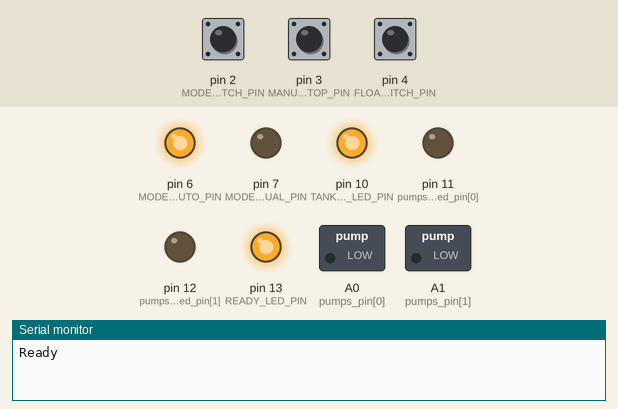
Recording of a sketch running on a simulated Arduino Uno, built with avr-gcc and run on an emulated ATmega328P. Shown: switched loads named in the sketch (green lamp = pin HIGH), output pins drawn as LEDs (lit = HIGH), the last lines printed to the serial monitor. The inputs (shaded band) are chosen by the test bench; at power-on: pin 4 (FLOAT_SWITCH_PIN) HIGH, pin 2 (MODE_SWITCH_PIN) HIGH, pin 3 (MANUAL_START_STOP_PIN) HIGH.

Above: at 1.2 s.
1.3 s: pin 4 (FLOAT_SWITCH_PIN) pulled LOW for 3.2 s
At 1.8 s:
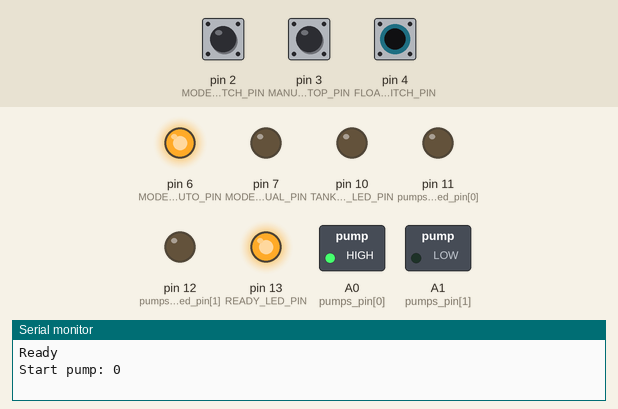
6.0 s: pin 2 (MODE_SWITCH_PIN) pulled LOW for 0.15 s
At 6.6 s:
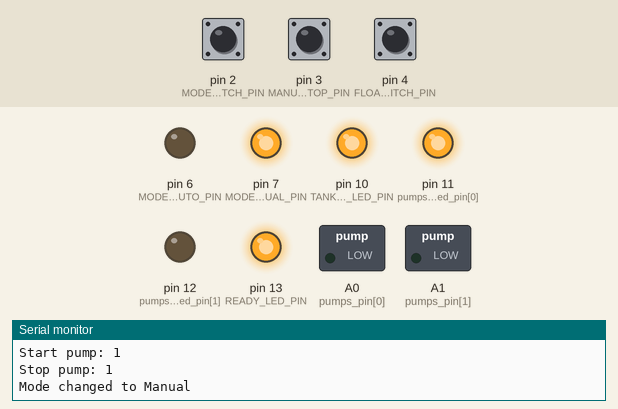
7.6 s: pin 3 (MANUAL_START_STOP_PIN) pulled LOW for 0.15 s
At 8.8 s:
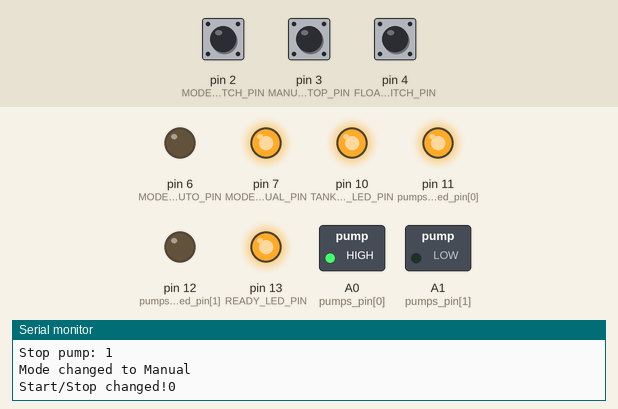
9.2 s: pin 2 (MODE_SWITCH_PIN) pulled LOW for 1 s
At 10.2 s:
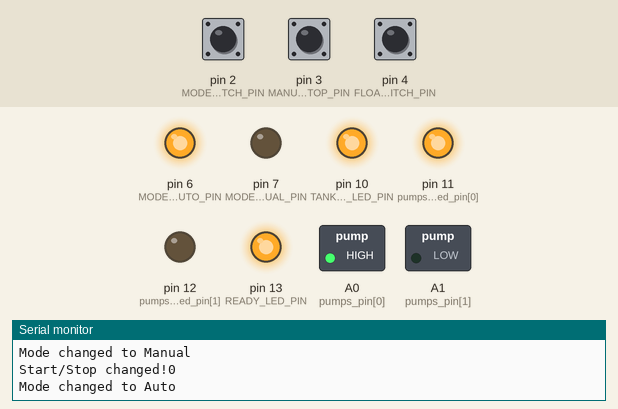
13.2 s: pin 4 (FLOAT_SWITCH_PIN) pulled LOW for 0.15 s
At 15.3 s:
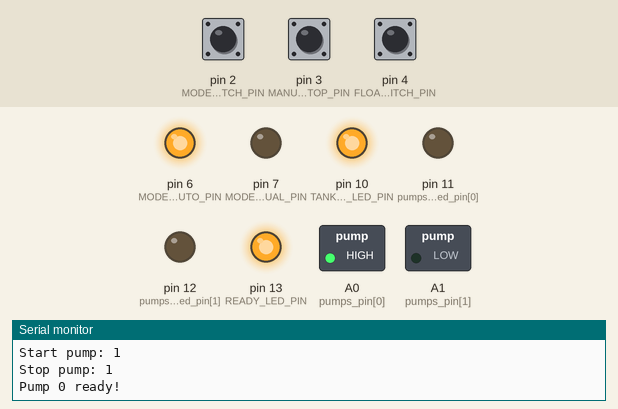
15.7 s: pin 2 (MODE_SWITCH_PIN) pulled LOW for 0.15 s
At 16.4 s:
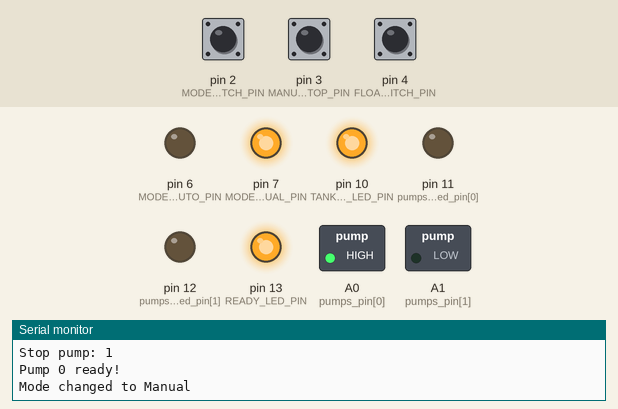
Timing chart, 0 to 18.3 s (numbered marks = the images above; inputs shaded):
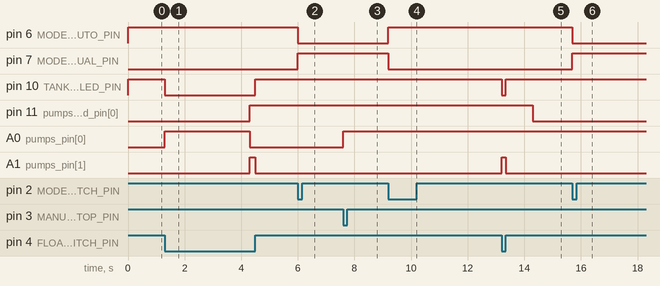

Measured:
- after the input at 1.3 s, pin 10 (TANK_FULL_LED_PIN): HIGH → LOW at once, → HIGH 3.2 s later; pin 11 (pumps_sleep_led_pin[0]): LOW → HIGH after 3.0 s; A0 (pumps_pin[0]): LOW → HIGH at once, → LOW 3.0 s later; A1 (pumps_pin[1]): LOW → HIGH after 3.0 s, → LOW 0.20 s later
- after the input at 6.0 s, pin 6 (MODE_LED_AUTO_PIN): HIGH → LOW at once; pin 7 (MODE_LED_MANUAL_PIN): LOW → HIGH at once
- after the input at 7.6 s, A0 (pumps_pin[0]): LOW → HIGH at once
- after the input at 9.2 s, pin 6 (MODE_LED_AUTO_PIN): LOW → HIGH at once; pin 7 (MODE_LED_MANUAL_PIN): HIGH → LOW at once
- after the input at 13.2 s, pin 10 (TANK_FULL_LED_PIN): HIGH → LOW at once, → HIGH 0.15 s later; A1 (pumps_pin[1]): LOW → HIGH at once, → LOW 0.15 s later
- after the input at 15.7 s, pin 6 (MODE_LED_AUTO_PIN): HIGH → LOW at once; pin 7 (MODE_LED_MANUAL_PIN): LOW → HIGH at once

The sketch:

water-pumps-balancer.ino
```cpp
#define PUMP_COUNT 2
#define FLOAT_SWITCH_PIN 4
#define MODE_SWITCH_PIN 2
#define MANUAL_START_STOP_PIN 3

#define MODE_LED_AUTO_PIN 6
#define MODE_LED_MANUAL_PIN 7

#define READY_LED_PIN 13
#define TANK_FULL_LED_PIN 10

uint8_t pumps_pin[PUMP_COUNT] = {A0, A1};
uint8_t pumps_sleep_led_pin[PUMP_COUNT] = {11, 12};

unsigned long runtime_limit = 3000; //millis
unsigned long sleep_time = 10000;   //millis

unsigned long pumps_start_time[PUMP_COUNT];
unsigned long pumps_stop_time[PUMP_COUNT];
bool pumps_running[PUMP_COUNT];
bool pumps_ready[PUMP_COUNT] = {true, true};

bool IsPumpRunning = false;
volatile byte ModeButtonState = HIGH;
volatile byte StartStopButtonState = HIGH;
byte lastModeButtonState = HIGH;
byte lastStartStopButtonState = HIGH;

enum Mode_t : uint8_t
{
  Auto = 0,
  Manual
};

Mode_t mode;

void Init()
{
  pinMode(MODE_SWITCH_PIN, INPUT_PULLUP);
  pinMode(MANUAL_START_STOP_PIN, INPUT_PULLUP);
  pinMode(READY_LED_PIN, OUTPUT);
  pinMode(MODE_LED_AUTO_PIN, OUTPUT);
  pinMode(MODE_LED_MANUAL_PIN, OUTPUT);
  pinMode(FLOAT_SWITCH_PIN, INPUT_PULLUP);
  pinMode(TANK_FULL_LED_PIN, OUTPUT);
  for (uint8_t i = 0; i < PUMP_COUNT; i++)
  {
    pinMode(pumps_pin[i], OUTPUT);
    pinMode(pumps_sleep_led_pin[i], OUTPUT);
  }
  attachInterrupt(digitalPinToInterrupt(MODE_SWITCH_PIN), OnModeButtonPress, FALLING);
  attachInterrupt(digitalPinToInterrupt(MANUAL_START_STOP_PIN), OnStartStopPress, FALLING);
}

void setup()
{
  Init();
  Serial.begin(9600);
  ModeChangeCheck();
  digitalWrite(READY_LED_PIN, HIGH);
  Serial.println("Ready");
}

void loop()
{
  if (mode == Auto)
  {
    if (NeedToFillWater())
    {
      digitalWrite(TANK_FULL_LED_PIN, LOW);
      if (!AnyPumpRunning())
      {
        int readyPump = GetReadyPump();
        if (readyPump == -1)
        {
          //Serial.println("No ready pump.");
        }
        else
        {
          StartPump(readyPump);
        }
      }
      else
      {
        PumpRunningCheck();
      }
    }
    else
    {
      digitalWrite(TANK_FULL_LED_PIN, HIGH);
      StopRunningPump();
    }
  }
  else
  {
    //Manual
  }
  PumpReadyCheck();
  ButtonCheck();
}

void PumpReadyCheck()
{
  IsPumpRunning = false;
  for (uint8_t i = 0; i < PUMP_COUNT; i++)
  {
    if (!pumps_ready[i])
    {
      if (millis() - pumps_stop_time[i] >= sleep_time)
      {
        Serial.print("Pump ");
        Serial.print(i);
        Serial.println(" ready!");
        digitalWrite(pumps_sleep_led_pin[i], LOW);
        pumps_ready[i] = true;
      }
    }
    if (pumps_running[i])
    {
      IsPumpRunning = true;
    }
  }
}

void StartPump(uint8_t i)
{
  pumps_start_time[i] = millis();
  digitalWrite(pumps_pin[i], HIGH);
  pumps_running[i] = true;
  Serial.print("Start pump: ");
  Serial.println(i);
}

void StopPump(uint8_t i)
{
  pumps_stop_time[i] = millis();
  digitalWrite(pumps_pin[i], LOW);
  pumps_running[i] = false;
  Serial.print("Stop pump: ");
  Serial.println(i);
}

bool NeedToFillWater()
{
  return digitalRead(FLOAT_SWITCH_PIN) == LOW;
}

void PumpRunningCheck()
{
  for (uint8_t i = 0; i < PUMP_COUNT; i++)
  {
    if (pumps_running[i])
    {
      if (millis() - pumps_start_time[i] >= runtime_limit)
      {
        Serial.print("Pump ");
        Serial.print(i);
        Serial.println(" working hard, need to sleep");
        digitalWrite(pumps_sleep_led_pin[i], HIGH);
        StopPump(i);
        pumps_ready[i] = false;
      }
    }
  }
}

int GetReadyPump()
{
  for (uint8_t i = 0; i < PUMP_COUNT; i++)
  {
    if (pumps_ready[i])
    {
      return i;
    }
  }
  return -1;
}

bool AnyPumpRunning()
{
  return IsPumpRunning;
}

void StopRunningPump()
{
  for (uint8_t i = 0; i < PUMP_COUNT; i++)
  {
    if (pumps_running[i])
    {
      StopPump(i);
    }
  }
}

void OnModeButtonPress()
{
  ModeButtonState = !ModeButtonState;
}

void OnStartStopPress()
{
  StartStopButtonState = !StartStopButtonState;
}

void ModeChangeCheck()
{
  if (mode == Auto)
  {
    digitalWrite(MODE_LED_AUTO_PIN, HIGH);
    digitalWrite(MODE_LED_MANUAL_PIN, LOW);
  }
  else
  {
    digitalWrite(MODE_LED_AUTO_PIN, LOW);
    digitalWrite(MODE_LED_MANUAL_PIN, HIGH);
    StopRunningPump();
  }
}

void ToggleMode()
{
  Serial.print("Mode changed to ");
  if (mode == Auto)
  {
    mode = Manual;
    Serial.println("Manual");
  }
  else
  {
    mode = Auto;
    Serial.println("Auto");
  }
  ModeChangeCheck();
}

void TogglePump()
{
  if (mode == Manual)
  {
    digitalWrite(pumps_pin[0], !digitalRead(pumps_pin[0]));
  }
}

void ButtonCheck()
{
  if (lastModeButtonState != ModeButtonState)
  {
    lastModeButtonState = ModeButtonState;
    ToggleMode();
  }
  else if (lastStartStopButtonState != StartStopButtonState)
  {
    lastStartStopButtonState = StartStopButtonState;
    TogglePump();
    Serial.print("Start/Stop changed!");
    Serial.println(StartStopButtonState);
  }
}
```
